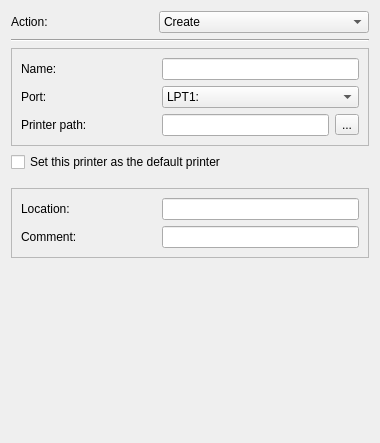
<?xml version="1.0" encoding="UTF-8"?>
<ui version="4.0">
 <class>LocalPrinterWidget</class>
 <widget class="QWidget" name="LocalPrinterWidget">
  <property name="geometry">
   <rect>
    <x>0</x>
    <y>0</y>
    <width>380</width>
    <height>443</height>
   </rect>
  </property>
  <property name="sizePolicy">
   <sizepolicy hsizetype="Preferred" vsizetype="Preferred">
    <horstretch>38</horstretch>
    <verstretch>44</verstretch>
   </sizepolicy>
  </property>
  <property name="windowTitle">
   <string>Form</string>
  </property>
  <layout class="QGridLayout" name="gridLayout_3">
   <item row="2" column="0" rowspan="2">
    <widget class="QFrame" name="frame">
     <property name="frameShape">
      <enum>QFrame::StyledPanel</enum>
     </property>
     <property name="frameShadow">
      <enum>QFrame::Raised</enum>
     </property>
     <layout class="QGridLayout" name="gridLayout">
      <item row="0" column="0">
       <widget class="QLabel" name="nameLabel">
        <property name="sizePolicy">
         <sizepolicy hsizetype="Fixed" vsizetype="Preferred">
          <horstretch>0</horstretch>
          <verstretch>0</verstretch>
         </sizepolicy>
        </property>
        <property name="minimumSize">
         <size>
          <width>135</width>
          <height>0</height>
         </size>
        </property>
        <property name="text">
         <string>Name:</string>
        </property>
        <property name="buddy">
         <cstring>nameLineEdit</cstring>
        </property>
       </widget>
      </item>
      <item row="1" column="0">
       <widget class="QLabel" name="portLabel">
        <property name="sizePolicy">
         <sizepolicy hsizetype="Fixed" vsizetype="Preferred">
          <horstretch>0</horstretch>
          <verstretch>0</verstretch>
         </sizepolicy>
        </property>
        <property name="minimumSize">
         <size>
          <width>130</width>
          <height>0</height>
         </size>
        </property>
        <property name="text">
         <string>Port:</string>
        </property>
        <property name="buddy">
         <cstring>portComboBox</cstring>
        </property>
       </widget>
      </item>
      <item row="2" column="0">
       <widget class="QLabel" name="pathLabel">
        <property name="sizePolicy">
         <sizepolicy hsizetype="Fixed" vsizetype="Preferred">
          <horstretch>0</horstretch>
          <verstretch>0</verstretch>
         </sizepolicy>
        </property>
        <property name="minimumSize">
         <size>
          <width>135</width>
          <height>0</height>
         </size>
        </property>
        <property name="text">
         <string>Printer path:</string>
        </property>
        <property name="buddy">
         <cstring>pathLineEdit</cstring>
        </property>
       </widget>
      </item>
      <item row="2" column="1">
       <widget class="QLineEdit" name="pathLineEdit"/>
      </item>
      <item row="2" column="2">
       <widget class="QToolButton" name="pathToolButton">
        <property name="text">
         <string>...</string>
        </property>
       </widget>
      </item>
      <item row="0" column="1" colspan="2">
       <widget class="QLineEdit" name="nameLineEdit"/>
      </item>
      <item row="1" column="1" colspan="2">
       <widget class="QComboBox" name="portComboBox">
        <item>
         <property name="text">
          <string>LPT1:</string>
         </property>
        </item>
        <item>
         <property name="text">
          <string>LPT2:</string>
         </property>
        </item>
        <item>
         <property name="text">
          <string>LPT3:</string>
         </property>
        </item>
        <item>
         <property name="text">
          <string>LPT4:</string>
         </property>
        </item>
        <item>
         <property name="text">
          <string>COM1:</string>
         </property>
        </item>
        <item>
         <property name="text">
          <string>COM2:</string>
         </property>
        </item>
        <item>
         <property name="text">
          <string>COM3:</string>
         </property>
        </item>
        <item>
         <property name="text">
          <string>COM4:</string>
         </property>
        </item>
        <item>
         <property name="text">
          <string>USB001:</string>
         </property>
        </item>
        <item>
         <property name="text">
          <string>USB002:</string>
         </property>
        </item>
        <item>
         <property name="text">
          <string>USB003:</string>
         </property>
        </item>
        <item>
         <property name="text">
          <string>USB004:</string>
         </property>
        </item>
       </widget>
      </item>
     </layout>
    </widget>
   </item>
   <item row="0" column="0">
    <layout class="QHBoxLayout" name="horizontalLayout_4">
     <item>
      <widget class="QLabel" name="actionLabel">
       <property name="sizePolicy">
        <sizepolicy hsizetype="Fixed" vsizetype="Preferred">
         <horstretch>0</horstretch>
         <verstretch>0</verstretch>
        </sizepolicy>
       </property>
       <property name="minimumSize">
        <size>
         <width>142</width>
         <height>0</height>
        </size>
       </property>
       <property name="text">
        <string>Action:</string>
       </property>
       <property name="buddy">
        <cstring>actionComboBox</cstring>
       </property>
      </widget>
     </item>
     <item>
      <widget class="QComboBox" name="actionComboBox">
       <property name="currentText">
        <string>Create</string>
       </property>
       <item>
        <property name="text">
         <string>Create</string>
        </property>
       </item>
       <item>
        <property name="text">
         <string>Replace</string>
        </property>
       </item>
       <item>
        <property name="text">
         <string>Update</string>
        </property>
       </item>
       <item>
        <property name="text">
         <string>Delete</string>
        </property>
       </item>
      </widget>
     </item>
    </layout>
   </item>
   <item row="7" column="0">
    <spacer name="verticalSpacer">
     <property name="orientation">
      <enum>Qt::Vertical</enum>
     </property>
     <property name="sizeType">
      <enum>QSizePolicy::Expanding</enum>
     </property>
     <property name="sizeHint" stdset="0">
      <size>
       <width>20</width>
       <height>10</height>
      </size>
     </property>
    </spacer>
   </item>
   <item row="4" column="0">
    <widget class="QCheckBox" name="defaultCheckBox">
     <property name="sizePolicy">
      <sizepolicy hsizetype="Preferred" vsizetype="Fixed">
       <horstretch>0</horstretch>
       <verstretch>0</verstretch>
      </sizepolicy>
     </property>
     <property name="text">
      <string>Set this printer as the default printer</string>
     </property>
    </widget>
   </item>
   <item row="6" column="0">
    <widget class="QFrame" name="frame_2">
     <property name="frameShape">
      <enum>QFrame::StyledPanel</enum>
     </property>
     <property name="frameShadow">
      <enum>QFrame::Raised</enum>
     </property>
     <layout class="QGridLayout" name="gridLayout_2">
      <item row="0" column="0">
       <widget class="QLabel" name="locationLabel">
        <property name="sizePolicy">
         <sizepolicy hsizetype="Fixed" vsizetype="Fixed">
          <horstretch>0</horstretch>
          <verstretch>0</verstretch>
         </sizepolicy>
        </property>
        <property name="minimumSize">
         <size>
          <width>135</width>
          <height>0</height>
         </size>
        </property>
        <property name="text">
         <string>Location:</string>
        </property>
        <property name="buddy">
         <cstring>locationLineEdit</cstring>
        </property>
       </widget>
      </item>
      <item row="0" column="1">
       <widget class="QLineEdit" name="locationLineEdit"/>
      </item>
      <item row="1" column="0">
       <widget class="QLabel" name="commentLabel">
        <property name="sizePolicy">
         <sizepolicy hsizetype="Fixed" vsizetype="Preferred">
          <horstretch>0</horstretch>
          <verstretch>0</verstretch>
         </sizepolicy>
        </property>
        <property name="minimumSize">
         <size>
          <width>135</width>
          <height>0</height>
         </size>
        </property>
        <property name="text">
         <string>Comment:</string>
        </property>
        <property name="buddy">
         <cstring>commentLineEdit</cstring>
        </property>
       </widget>
      </item>
      <item row="1" column="1">
       <widget class="QLineEdit" name="commentLineEdit"/>
      </item>
     </layout>
    </widget>
   </item>
   <item row="1" column="0">
    <widget class="Line" name="line">
     <property name="font">
      <font>
       <family>Sans Serif</family>
       <pointsize>9</pointsize>
      </font>
     </property>
     <property name="orientation">
      <enum>Qt::Horizontal</enum>
     </property>
    </widget>
   </item>
   <item row="5" column="0">
    <spacer name="verticalSpacer_2">
     <property name="orientation">
      <enum>Qt::Vertical</enum>
     </property>
     <property name="sizeType">
      <enum>QSizePolicy::Minimum</enum>
     </property>
     <property name="sizeHint" stdset="0">
      <size>
       <width>20</width>
       <height>10</height>
      </size>
     </property>
    </spacer>
   </item>
  </layout>
 </widget>
 <tabstops>
  <tabstop>actionComboBox</tabstop>
  <tabstop>nameLineEdit</tabstop>
  <tabstop>portComboBox</tabstop>
  <tabstop>pathLineEdit</tabstop>
  <tabstop>pathToolButton</tabstop>
  <tabstop>defaultCheckBox</tabstop>
  <tabstop>locationLineEdit</tabstop>
  <tabstop>commentLineEdit</tabstop>
 </tabstops>
 <resources/>
 <connections/>
</ui>
